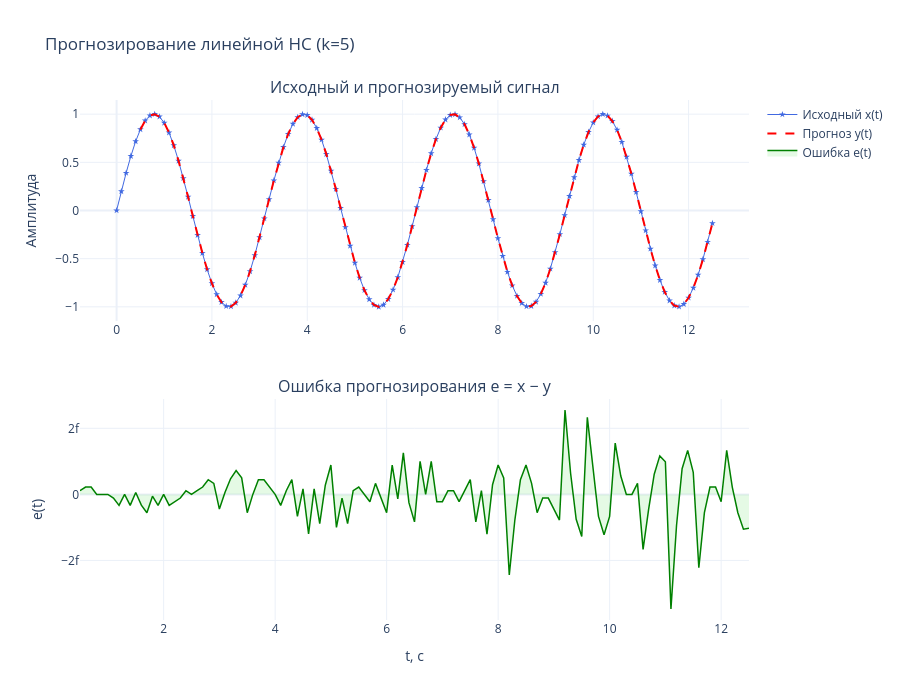

Write notebook code for a chart like this one.
### Markdown cell above
## Моделирование и результаты

Получаем прогнозируемый сигнал $y$ и сравниваем его с исходным. Строим графики наложения сигналов и ошибки прогнозирования $e = x - y$.

### Code cell
y = predict(W, P).flatten()
t_pred = t[k:]
x_pred = x[k:]
error = x_pred - y

mse = np.mean(error ** 2)
mae = np.mean(np.abs(error))
print(f"MSE = {mse:.2e}")
print(f"MAE = {mae:.2e}")

fig = make_subplots(
    rows=2, cols=1,
    subplot_titles=("Исходный и прогнозируемый сигнал", "Ошибка прогнозирования e = x − y"),
    vertical_spacing=0.15
)

fig.add_trace(go.Scatter(
    x=t, y=x,
    mode="lines+markers",
    marker=dict(symbol="star", size=5, color="royalblue"),
    line=dict(width=1, color="royalblue"),
    name="Исходный x(t)"
), row=1, col=1)

fig.add_trace(go.Scatter(
    x=t_pred, y=y,
    mode="lines",
    line=dict(width=2, color="red", dash="dash"),
    name="Прогноз y(t)"
), row=1, col=1)

fig.add_trace(go.Scatter(
    x=t_pred, y=error,
    mode="lines",
    line=dict(width=1.5, color="green"),
    name="Ошибка e(t)",
    fill="tozeroy",
    fillcolor="rgba(0,200,0,0.1)"
), row=2, col=1)

fig.update_xaxes(title_text="t, с", row=2, col=1)
fig.update_yaxes(title_text="Амплитуда", row=1, col=1)
fig.update_yaxes(title_text="e(t)", row=2, col=1)

fig.update_layout(
    height=700,
    template="plotly_white",
    title_text=f"Прогнозирование линейной НС (k={k})",
    hovermode="x unified"
)

fig.write_html("outputs/prediction_k5.html")
fig.show()
